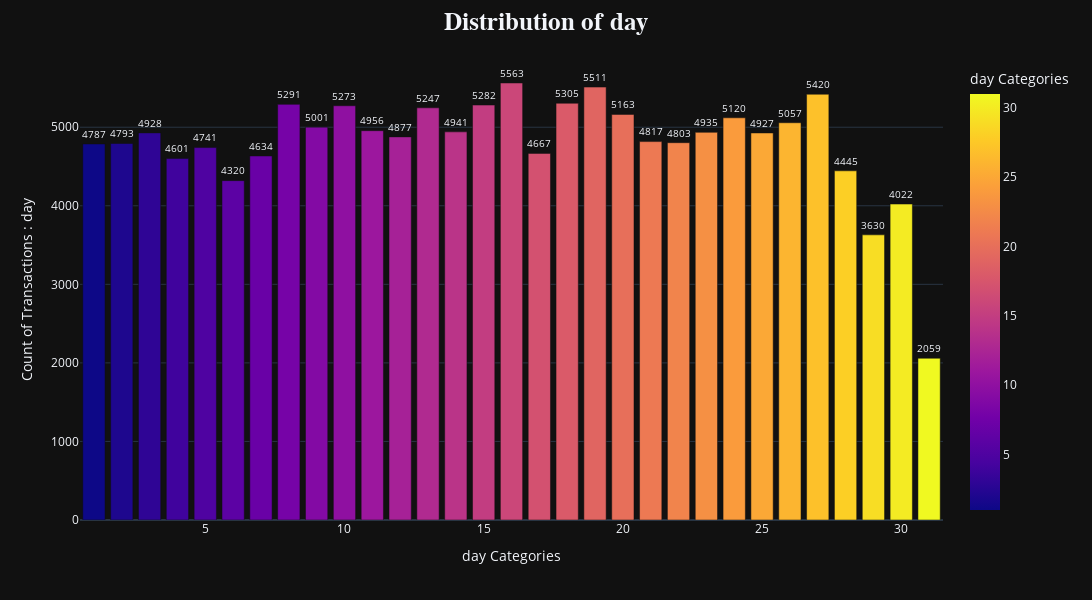

Notebook cell for this chart:
### Markdown cell above
# working with `day` column

### Code cell
univariate_ploting(df, 'day')

### Figure 1 — Plotly figure (JSON) as saved in the notebook; plotly's stock layout.template omitted (floating-point values rounded to 4 significant figures)
{"data": [{"alignmentgroup": "True", "hovertemplate": "day Categories=%{marker.color}<br>Count of Transactions : day=%{text}<extra></extra>", "legendgroup": "", "marker": {"color": [16, 19, 27, 18, 8, 15, 10, 13, 20, 24, 26, 9, 11, 14, 23, 3, 25, 12, 21, 22, 2, 1, 5, 17, 7, 4, 28, 6, 30, 29, 31], "coloraxis": "coloraxis", "pattern": {"shape": ""}}, "name": "", "offsetgroup": "", "orientation": "v", "showlegend": false, "text": [5563, 5511, 5420, 5305, 5291, 5282, 5273, 5247, 5163, 5120, 5057, 5001, 4956, 4941, 4935, 4928, 4927, 4877, 4817, 4803, 4793, 4787, 4741, 4667, 4634, 4601, 4445, 4320, 4022, 3630, 2059], "textposition": "outside", "type": "bar", "x": [16, 19, 27, 18, 8, 15, 10, 13, 20, 24, 26, 9, 11, 14, 23, 3, 25, 12, 21, 22, 2, 1, 5, 17, 7, 4, 28, 6, 30, 29, 31], "xaxis": "x", "y": [5563, 5511, 5420, 5305, 5291, 5282, 5273, 5247, 5163, 5120, 5057, 5001, 4956, 4941, 4935, 4928, 4927, 4877, 4817, 4803, 4793, 4787, 4741, 4667, 4634, 4601, 4445, 4320, 4022, 3630, 2059], "yaxis": "y"}], "layout": {"barmode": "relative", "coloraxis": {"colorbar": {"title": {"text": "day Categories"}}, "colorscale": [[0, "#0d0887"], [0.1111, "#46039f"], [0.2222, "#7201a8"], [0.3333, "#9c179e"], [0.4444, "#bd3786"], [0.5556, "#d8576b"], [0.6667, "#ed7953"], [0.7778, "#fb9f3a"], [0.8889, "#fdca26"], [1, "#f0f921"]]}, "height": 600, "legend": {"tracegroupgap": 0}, "margin": {"t": 60}, "title": {"font": {"family": "Times New Roman", "size": 25}, "text": "<b>Distribution of day</b>", "x": 0.5}, "width": 1200, "xaxis": {"anchor": "y", "domain": [0, 1], "title": {"text": "day Categories"}}, "yaxis": {"anchor": "x", "domain": [0, 1], "title": {"text": "Count of Transactions : day"}}}}
